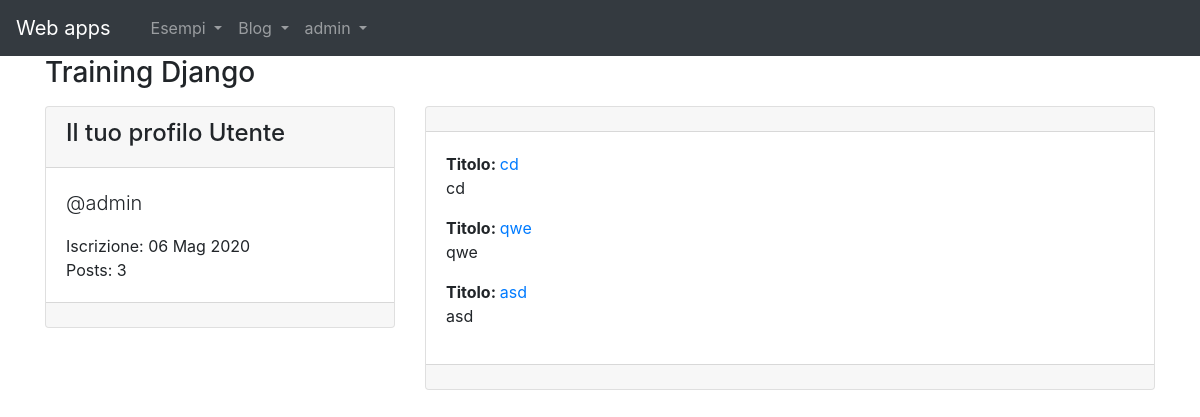
The page /utenti/user/admin/ (signed in) on the database its author committed.
### blog/models.py (models this page shows, shortened)
class BlogPostModel(models.Model):
    titolo = models.CharField(max_length=100)
    contenuto = models.TextField()
    bozza = models.BooleanField()
    autore = models.ForeignKey(User, on_delete=models.CASCADE, related_name="post", default=1)

### utenti/views.py (the view)
# urls.py: path('user/<username>/', userProfileView, name="user_profile"),
@login_required(login_url='/accounts/login/')
def userProfileView(request, username):
    user = get_object_or_404(User, username=username)
    posts_utente = BlogPostModel.objects.filter(autore=user).order_by("-pk")
    context = {"user": user, "posts_utente": posts_utente}
    return render(request, 'utenti/profilo.html', context)

### templates/utenti/profilo.html (shortened to what this page needs)
{% extends 'base.html'%}
{% load crispy_forms_tags %}
{%block contenuti%}
    <div class="row">
        <div class="col-4">
            <div class="card my-2">
                <div class="card-header">
                    <h4>{% if request.user == user %}Il tuo {% endif %}profilo Utente</h4>
                </div>
                <div class="card-body">
                    <p class="lead">@{{ user }}</p>
                    <p class="mb-0">Iscrizione: {{ user.date_joined|date:"d M Y" }}</p>
                    <p class="mb-0">Posts: {{ user.post.count }}</p>
                </div>
                <div class="card-footer"></div>
            </div>
        </div>
        <div class="col-8">
            <div class="card my-2">
                <div class="card-header">
                </div>
                <div class="card-body">
                    {% for post in posts_utente %}
                        <p><strong> Titolo: </strong> <a href="{% url 'blog:leggi_post' pk=post.id %}">{{ post.titolo }}</a>
                            <br>{{ post.contenuto }}
                            <br>{{ post.data_creazione }}
                        </p>
                    {% empty %}
                        {% if request.user != user %}
                            <p>{{ user }} non ha creato alcun post!</p>
                        {% else %}
                            <p>Non hai creato alcun post! <a href="{% url 'blog:crea_post'%}">Inizia Subito!</a></p>
                        {% endif %}
                    {% endfor %}
                </div>
                <div class="card-footer"></div>
            </div>
        </div>
    </div>
{%endblock contenuti%}

### templates/base.html (shortened to what this page needs)
{% load static %}
<!doctype html>
<html lang="en">
  <head>
    <link rel="stylesheet" href="https://maxcdn.bootstrapcdn.com/bootstrap/4.0.0/css/bootstrap.min.css">
  </head>
  <body>
    <nav class="navbar navbar-expand-lg navbar-dark bg-dark ">
      <a class="navbar-brand" href="/">Web apps</a>
      <div class="collapse navbar-collapse" id="navbarSupportedContent">
        <ul class="navbar-nav mr-auto">
          <li class="nav-item active">
            <a class="nav-link" href="/"> <span class="sr-only">(current)</span></a>
          </li>
          <li class="nav-item dropdown">
            <a class="nav-link dropdown-toggle" href="#" id="navbarDropdown" role="button" data-toggle="dropdown" aria-haspopup="true" aria-expanded="false">
              Esempi
            </a>
          </li>
          <li class="nav-item dropdown">
            <a class="nav-link dropdown-toggle" href="#" id="navbarDropdown" role="button" data-toggle="dropdown" aria-haspopup="true" aria-expanded="false">
              Blog
            </a>
          </li>
          {% if request.user.is_authenticated %}
                    <li class="nav-item dropdown">
                      <a class="nav-link dropdown-toggle" href="#" id="navbarDropdown" role="button" data-toggle="dropdown" aria-haspopup="true" aria-expanded="false">
                        {{ request.user.username }}
                      </a>
                    </li>
            {% endif %}
        </ul>
      </div>
    </nav>
    <div class="container">
        <h3>Training Django</h3>
        {% block contenuti %}
        {% endblock contenuti %}
    </div>
  </body>
</html>

### rows shown on the page
BlogPostModel: titolo "cd", contenuto "cd"
BlogPostModel: titolo "qwe", contenuto "qwe"
BlogPostModel: titolo "asd", contenuto "asd"

### other values the page prints
{{ request.user.username }} "admin"
{{ user }} "admin"
{{ user.date_joined|date:"d M Y" }} "06 Mag 2020"
{{ user.post.count }} "3"
